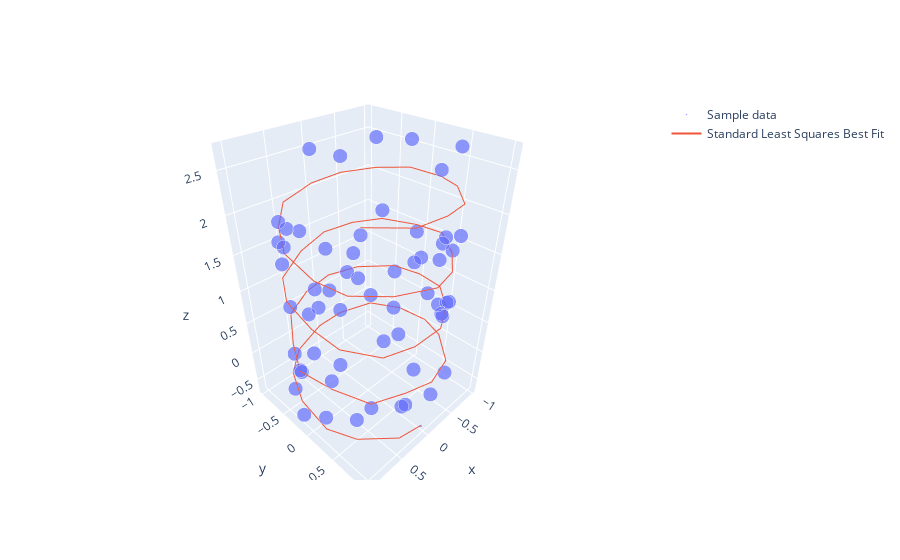

Write notebook code for a chart like this one.
### Code cell
np.random.seed(basis.SEED)
y = np.arange(-1, 2, 0.05)
yrand = y + np.random.random(y.shape)
xdata = np.ones((y.shape[0], 4))
t1 = np.arange(1, 5.2, 0.07)
t2 = np.arange(-7, -1, 0.1)
xdata[:, 2] = np.sin(2*np.pi*t1)
xdata[:, 3] = np.cos(2*np.pi*t1)
xdata_rand = xdata + (np.random.random(xdata.shape) - 0.5) / 10
xdata_rand[:, 0] = xdata[:, 0]
xdata_rand[:, 1] = t1[:]
xdata_pinv = sp.linalg.pinv(xdata_rand)

theta_hat = xdata_pinv @ yrand
y_hat = xdata_rand @ theta_hat
y_hat_clean = xdata @ theta_hat

fig = go.Figure(
    data=[
        go.Scatter3d(
            x=xdata_rand[:, 2],
            y=xdata_rand[:, 3],
            z=yrand,
            mode="markers",
            marker=dict(
                size=[2],
                sizemode="diameter",
            ),
            name="Sample data",
        ), go.Scatter3d(
            x=xdata_rand[:, 2],
            y=xdata_rand[:, 3],
            z=y_hat,
            mode="lines",
            name="Standard Least Squares Best Fit",
        ),
    ],
)
fig.show()
